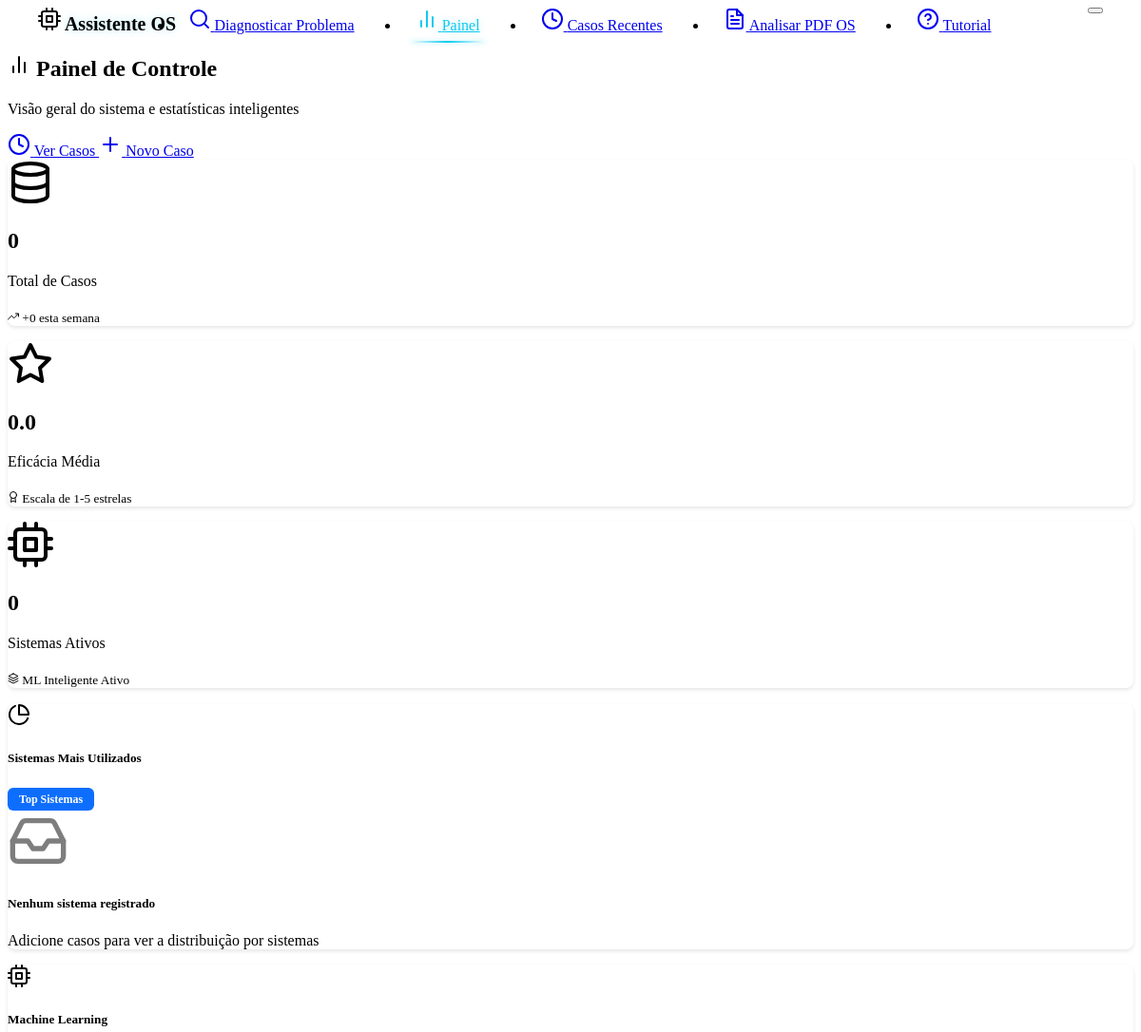
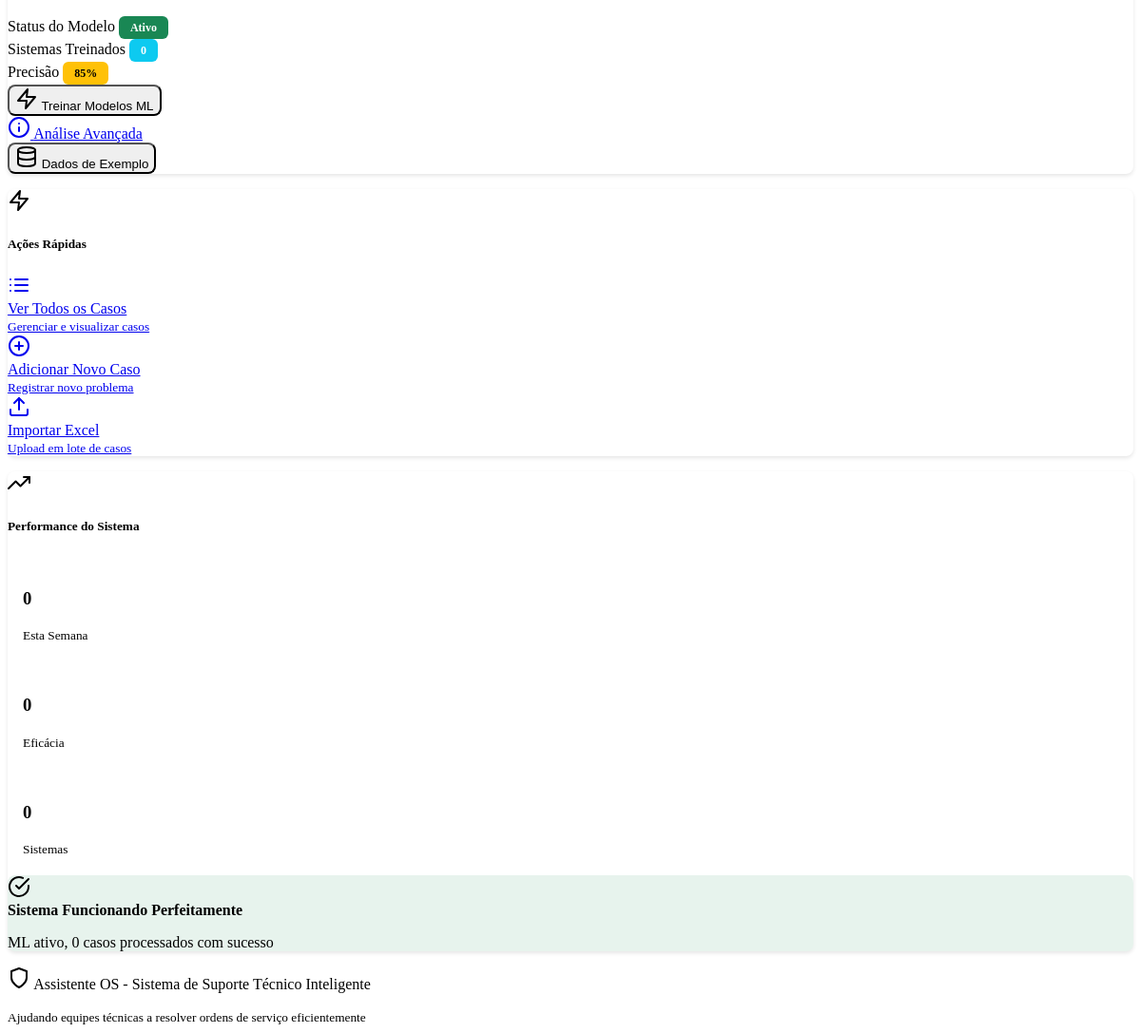
Page /dashboard on the earlier database version (2 pictures, top to bottom).
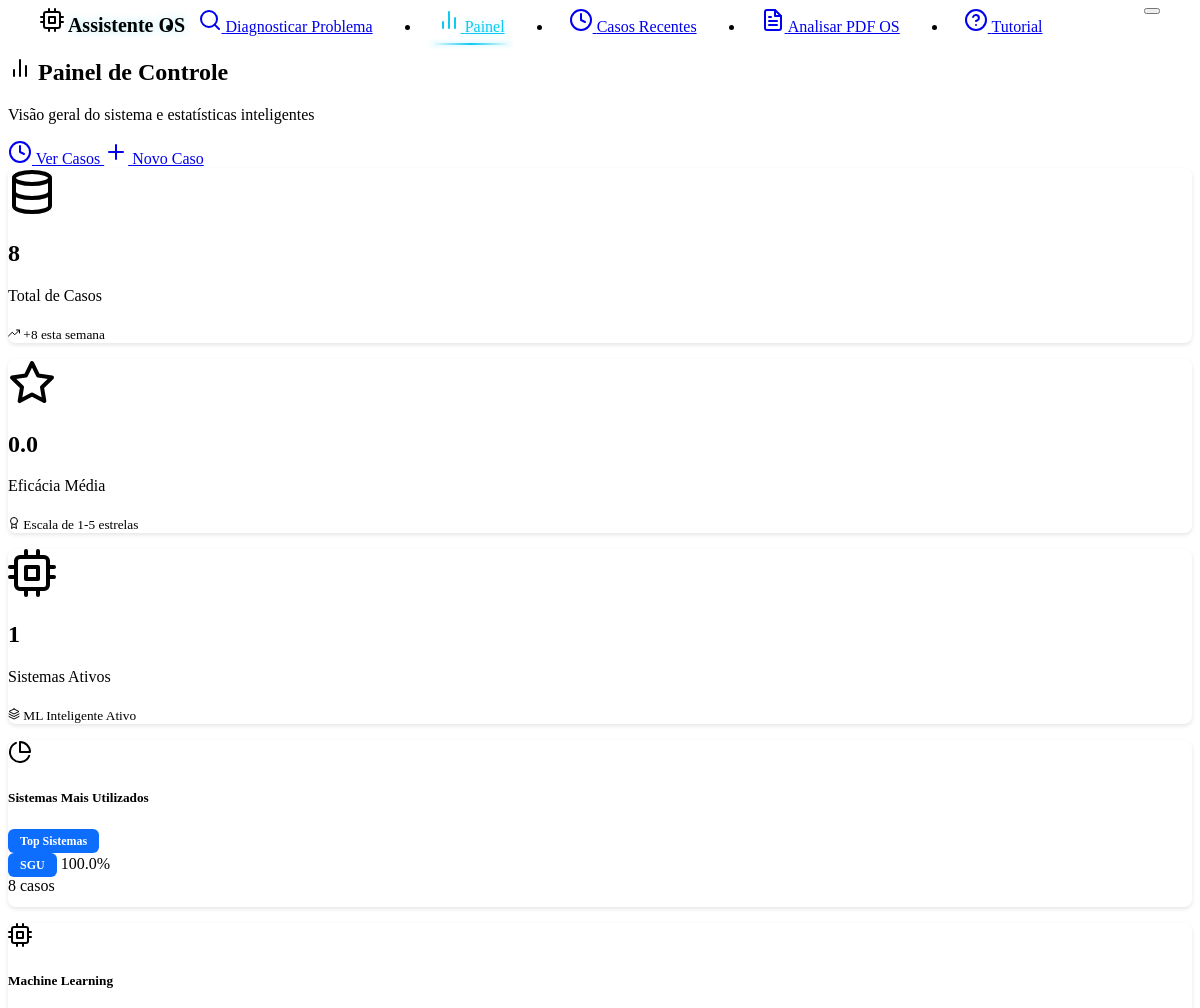
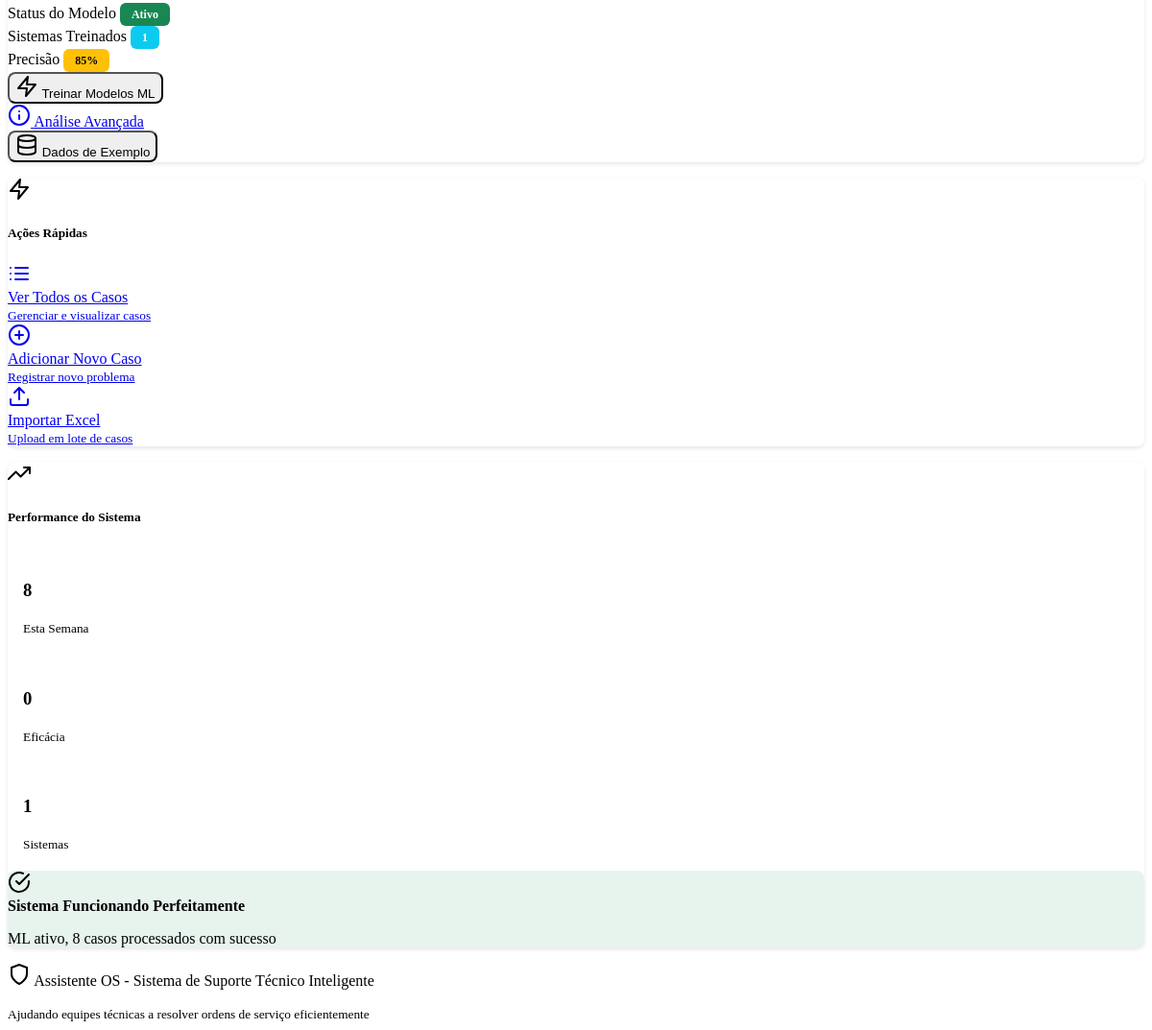
Same page on the later database version (2 pictures, top to bottom).
### models.py (models this page shows, shortened)
class Case(db.Model):
    __tablename__ = 'cases'
    id = db.Column(db.Integer, primary_key=True)
    os_number = db.Column(db.String(20), nullable=True)  # Número da OS extraído do PDF
    problem_description = db.Column(db.Text, nullable=False)
    solution = db.Column(db.Text, nullable=False)
    system_type = db.Column(db.String(100), default="Unknown")
    created_at = db.Column(db.DateTime, default=datetime.now)
    effectiveness_score = db.Column(db.Float, nullable=True)
    feedback_count = db.Column(db.Integer, default=0)
    tags = db.Column(db.String(500), default="")  # Stored as comma-separated string
    feedbacks = db.relationship("CaseFeedback", backref="case", cascade="all, delete-orphan")

### routes.py (the view)
@app.route('/dashboard')
def dashboard():
    try:
        stats = case_service.get_statistics()
        return render_template('dashboard.html', stats=stats)
    except Exception as e:
        logging.error(f"Error loading dashboard: {str(e)}")
        flash(f'Error loading dashboard: {str(e)}', 'error')
        return render_template('dashboard.html', stats={})

### case_service.py (called while the page is built)
    def get_all_cases(self) -> List[Case]:
        try:
            return Case.query.all()
        except Exception as e:
            logging.error(f"Error getting cases from database: {str(e)}")
            return current_app.config.get('CASES_STORAGE', [])

### templates/dashboard.html (shortened to what the changed rows need)
{% extends "base.html" %}
{% block content %}
<div class="row mb-4">
    <div class="col-12">
        <div class="d-flex justify-content-between align-items-center">
            <div>
                <h2 class="mb-1">
                    <i data-feather="bar-chart-2" class="me-2"></i>
                    Painel de Controle
                </h2>
            </div>
        </div>
    </div>
</div>
{% if stats %}
<div class="row mb-4">
    <div class="col-lg-4 col-md-6 mb-3">
        <div class="card text-center h-100 border-0 shadow-sm">
            <div class="card-body d-flex flex-column justify-content-center py-4">
                <i data-feather="database" class="mb-3 text-primary" style="width: 48px; height: 48px; margin: 0 auto;"></i>
                <h2 class="mb-2 text-primary fw-bold">{{ stats.total_cases }}</h2>
                <p class="text-muted mb-2">Total de Casos</p>
                <div class="progress" style="height: 4px;">
                </div>
                <small class="text-success mt-2">
                    <i data-feather="trending-up" style="width: 12px; height: 12px;"></i>
                    +{{ stats.recent_activity or 0 }} esta semana
                </small>
            </div>
        </div>
    </div>
    <div class="col-lg-4 col-md-6 mb-3">
        <div class="card text-center h-100 border-0 shadow-sm">
            <div class="card-body d-flex flex-column justify-content-center py-4">
                <i data-feather="star" class="mb-3 text-warning" style="width: 48px; height: 48px; margin: 0 auto;"></i>
                <h2 class="mb-2 text-warning fw-bold">{{ "%.1f"|format(stats.avg_effectiveness) if stats.avg_effectiveness else "0.0" }}</h2>
                <p class="text-muted mb-2">Eficácia Média</p>
                <div class="progress" style="height: 4px;">
                </div>
                <small class="text-info mt-2">
                    <i data-feather="award" style="width: 12px; height: 12px;"></i>
                    Escala de 1-5 estrelas
                </small>
            </div>
        </div>
    </div>
    <div class="col-lg-4 col-md-6 mb-3">
        <div class="card text-center h-100 border-0 shadow-sm">
            <div class="card-body d-flex flex-column justify-content-center py-4">
                <i data-feather="cpu" class="mb-3 text-info" style="width: 48px; height: 48px; margin: 0 auto;"></i>
                <h2 class="mb-2 text-info fw-bold">{{ stats.systems|length if stats.systems else 0 }}</h2>
                <p class="text-muted mb-2">Sistemas Ativos</p>
                <div class="progress" style="height: 4px;">
                </div>
                <small class="text-primary mt-2">
                    <i data-feather="layers" style="width: 12px; height: 12px;"></i>
                    ML Inteligente Ativo
                </small>
            </div>
        </div>
    </div>
</div>
{% endif %}
<div class="row mb-4">
    <div class="col-lg-8 mb-4">
        <div class="card h-100 border-0 shadow-sm">
            <div class="card-body">
                {% if stats.systems %}
                <div class="systems-chart">
                    {% for system, count in stats.systems[:6] %}
                    <div class="mb-3">
                        <div class="d-flex justify-content-between align-items-center mb-2">
                            <div class="d-flex align-items-center">
                                <span class="badge system-badge me-2" data-system="{{ system }}">{{ system }}</span>
                                <span class="text-muted">{{ "%.1f"|format(count / stats.total_cases * 100) if stats.total_cases > 0 else 0 }}%</span>
                            </div>
                            <span class="fw-bold text-primary">{{ count }} casos</span>
                        </div>
                        <div class="progress" style="height: 12px; border-radius: 6px;">
                        </div>
                    </div>
                    {% endfor %}
                </div>
                {% else %}
                <div class="text-center py-5 text-muted">
                    <i data-feather="inbox" class="mb-3" style="width: 64px; height: 64px; opacity: 0.5;"></i>
                    <h5 class="text-muted">Nenhum sistema registrado</h5>
                    <p>Adicione casos para ver a distribuição por sistemas</p>
                </div>
                {% endif %}
            </div>
        </div>
    </div>
    <div class="col-lg-4 mb-4">
        <div class="card h-100 border-0 shadow-sm">
            <div class="card-body">
                <div class="mb-4">
                    <div class="d-flex justify-content-between align-items-center mb-2">
                        <span class="fw-medium">Sistemas Treinados</span>
                        <span class="badge bg-info">{{ stats.systems|length if stats and stats.systems else 0 }}</span>
                    </div>
                </div>
            </div>
        </div>
    </div>
</div>
<div class="row mb-4">
    <div class="col-lg-6 mb-4">
        <div class="card h-100 border-0 shadow-sm">
            <div class="card-body">
                <div class="performance-metrics">
                    <div class="row text-center mb-4">
                        <div class="col-4">
                            <div class="performance-card">
                                <h3 class="text-primary mb-1">{{ stats.recent_activity or 0 }}</h3>
                                <small class="text-muted">Esta Semana</small>
                                <div class="progress mt-2" style="height: 3px;">
                                </div>
                            </div>
                        </div>
                        <div class="col-4">
                            <div class="performance-card">
                                <h3 class="text-info mb-1">{{ stats.systems|length if stats.systems else 0 }}</h3>
                                <small class="text-muted">Sistemas</small>
                                <div class="progress mt-2" style="height: 3px;">
                                </div>
                            </div>
                        </div>
                    </div>
                    <div class="alert alert-success border-0" style="background: rgba(25, 135, 84, 0.1);">
                        <div class="d-flex align-items-center">
                            <div>
                                <strong class="text-success">Sistema Funcionando Perfeitamente</strong>
                                <p class="mb-0 small text-muted">ML ativo, {{ stats.total_cases or 0 }} casos processados com sucesso</p>
                            </div>
                        </div>
                    </div>
                </div>
            </div>
        </div>
    </div>
</div>
{% endblock %}

Differences in the rows shown:
added Case: system_type "SGU", total_cases "100.0", count "8"
Other differences:
{{ stats.total_cases }}: "0" → "8"
{{ stats.recent_activity or 0 }}: "0" → "8"
{{ stats.systems|length if stats.systems else 0 }}: "0" → "1"
{{ stats.systems|length if stats and stats.systems else 0 }}: "0" → "1"
{{ stats.total_cases or 0 }}: "0" → "8"
text no longer shown: "Nenhum sistema registrado Adicione casos para ver a distribuição por sistemas"
